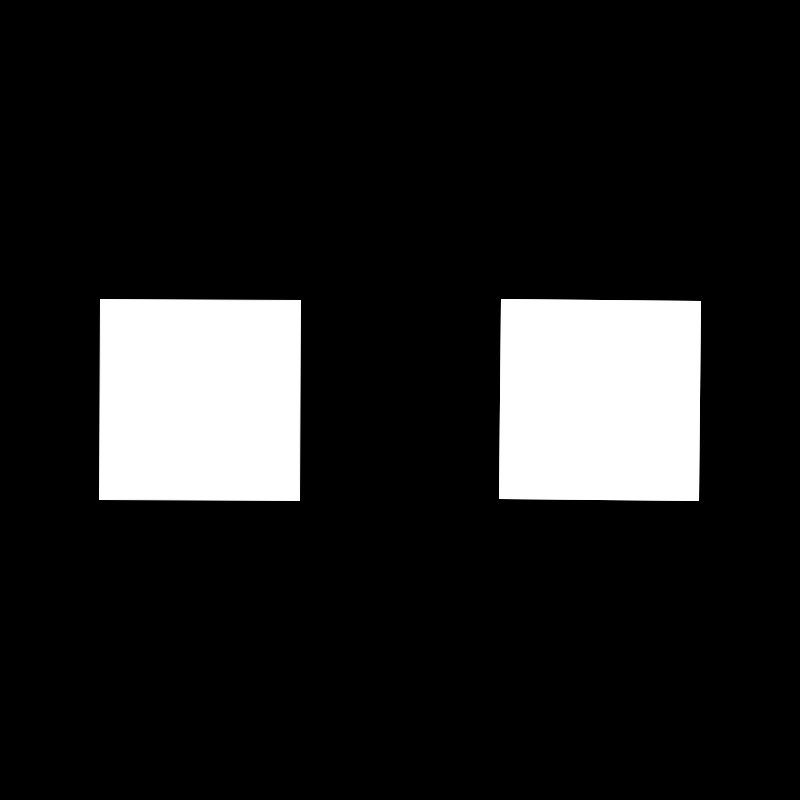
Frame 1 (no input)
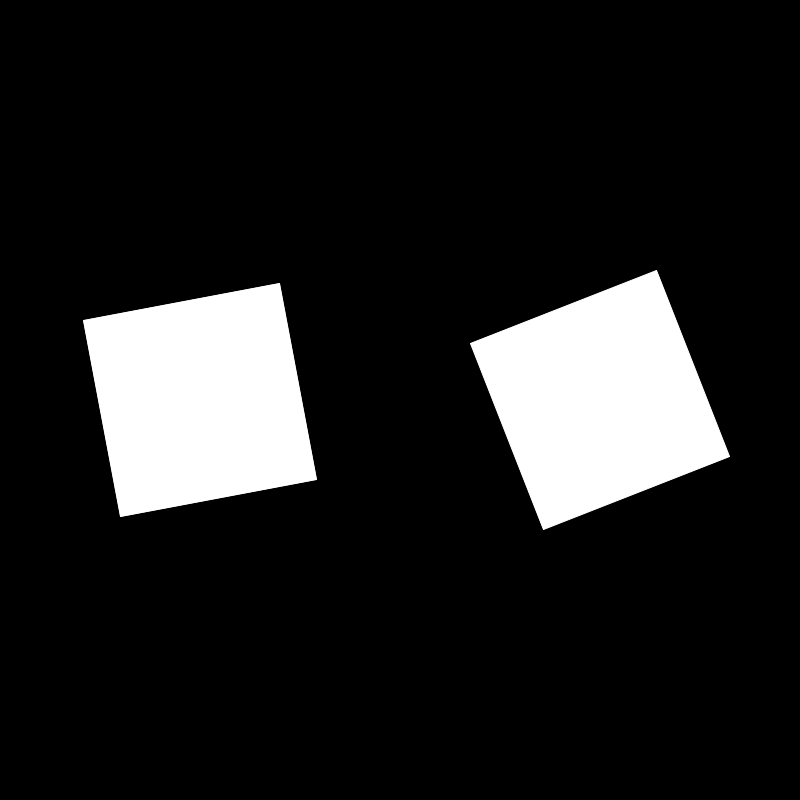
Frame 60 (the mouse pressed at the canvas centre just before this capture)
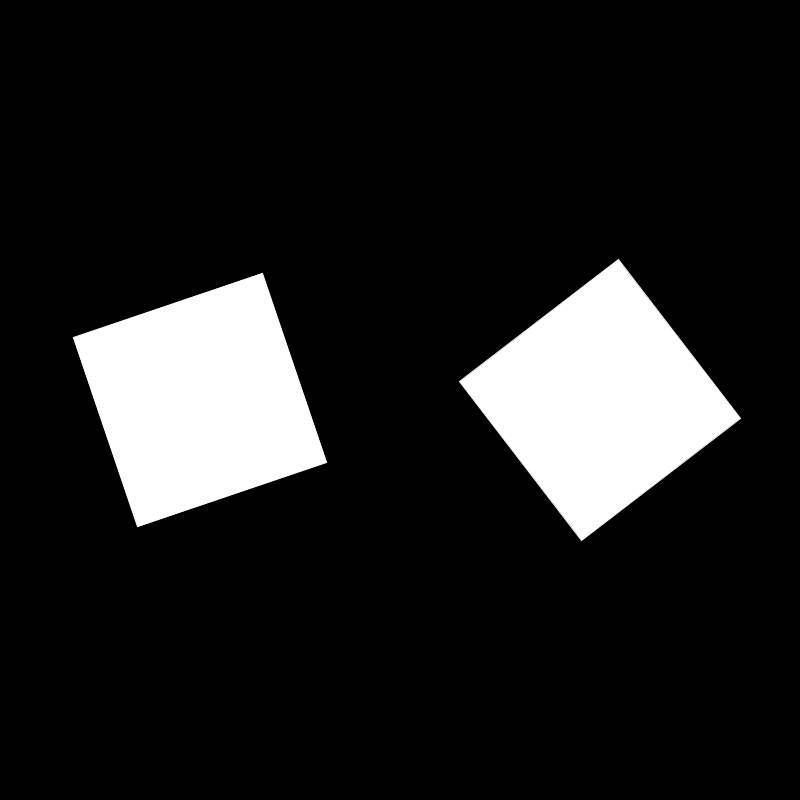
Frame 120 (the mouse held since frame 60 and released just before this capture)

The Processing sketch that drew these frames (run headless with seeded random() and noise(); from frame 60 on, the mouse is pressed at the canvas centre):

// Processing sketch: LSI_057_2xQuads
// ── LSI_057_2xQuads.pde
float speed=0.005;

void setup(){
  size(800,800);
  rectMode(CENTER);
  //smooth();
}


void draw(){
  
  background(0);
  
stroke(255);

 translate(width/2, height/2); 
  
pushMatrix();
translate(-200, 0); 
rotate(speed);
rect(0,0,200,200);
popMatrix();

pushMatrix();
translate(200, 0); 
rotate(speed*2);
rect(0,0,200,200);
popMatrix();
  

speed=speed+0.05;
  
}
